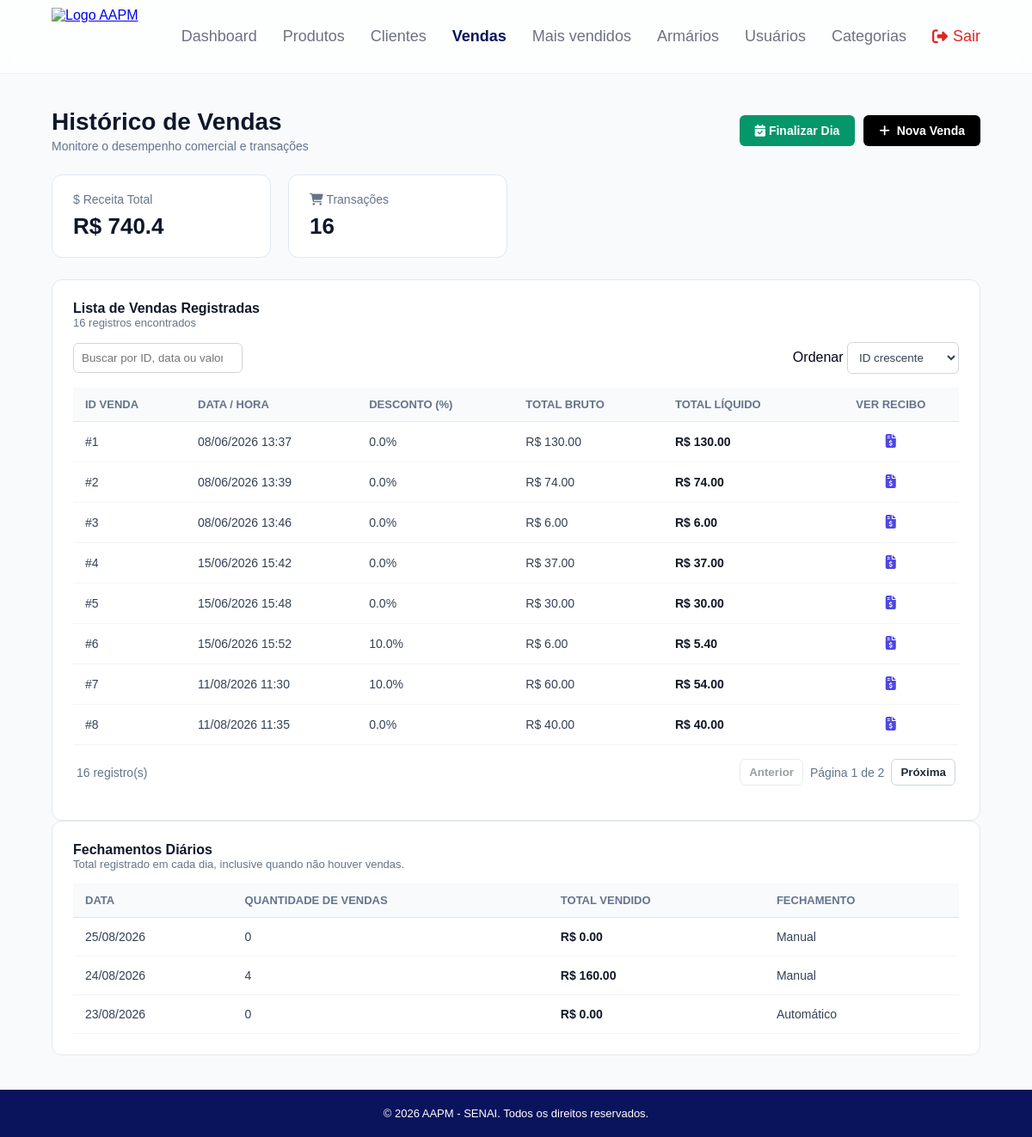
/pdv/historico (signed in), run on an earlier commit of the app's database.
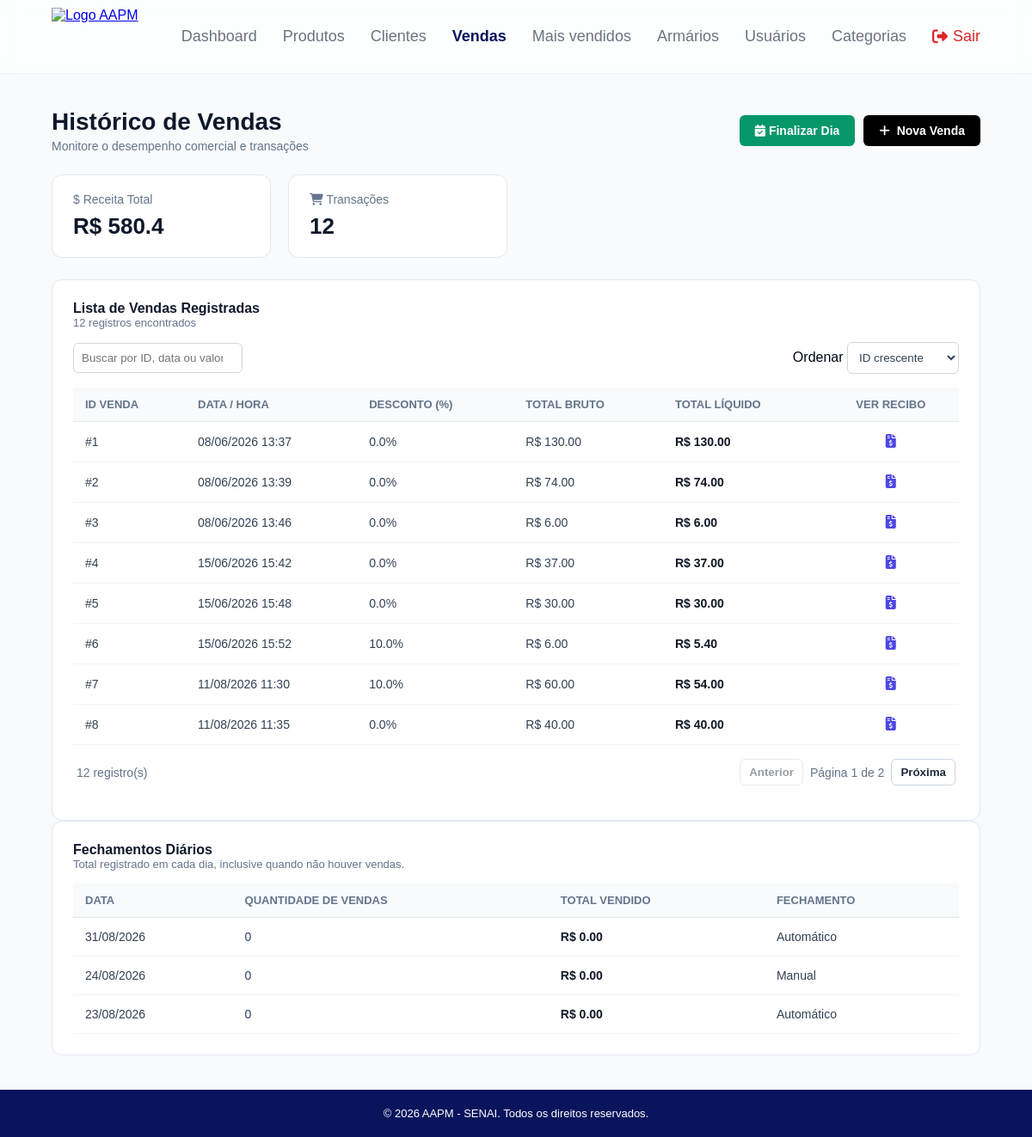
And on a later commit of the database.
### app/models/venda.py (models this page shows, shortened)
class Venda(Base):
    __tablename__ = "vendas"
    id         = Column(Integer, primary_key=True, index=True)
    cliente_id = Column(
        Integer,
        ForeignKey("clientes.id", ondelete="SET NULL"),
        nullable=True
    )
    usuario_id = Column(
        Integer,
        ForeignKey("usuarios.id", ondelete="SET NULL"),
        nullable=True
    )
    desconto_percentual = Column(Float, nullable=False, default=0.0)
    total_bruto  = Column(Float, nullable=False, default=0.0)
    total_liquido = Column(Float, nullable=False, default=0.0)
    observacao = Column(String(255), nullable=True)
    criado_em = Column(DateTime, server_default=func.now())
    cliente = relationship("Cliente", back_populates="vendas")
    usuario = relationship("Usuario", backref="vendas")
    itens   = relationship(
        "ItemVenda",
        back_populates="venda",
        cascade="all, delete-orphan"  # deleta itens se a venda for deletada
    )

class FechamentoDiario(Base):
    __tablename__ = "fechamentos_diarios"
    id = Column(Integer, primary_key=True, index=True)
    data = Column(Date, nullable=False, unique=True, index=True)
    total_vendido = Column(Float, nullable=False, default=0.0)
    quantidade_vendas = Column(Integer, nullable=False, default=0)
    fechado_em = Column(DateTime, nullable=False, server_default=func.now())
    fechado_automaticamente = Column(Boolean, nullable=False, default=False)

### app/controllers/pdv_controller.py (the view)
@router.get("/historico")
def historico_vendas(
    request: Request,
    db: Session = Depends(get_db),
    usuario = Depends(get_usuario_logado)
):
    vendas = (
        db.query(Venda)
        .order_by(Venda.criado_em.desc())
        .limit(100)
        .all()
    )
    produtos = (
        db.query(Produto)
        .filter(Produto.ativo == True)
        .order_by(Produto.nome)
        .all()
    )
    clientes = (
        db.query(Cliente)
        .filter(Cliente.ativo == True)
        .order_by(Cliente.nome)
        .all()
    )
    fechamentos = (
        db.query(FechamentoDiario)
        .order_by(FechamentoDiario.data.desc())
        .limit(100)
        .all()
    )
    tamanhos = ordenar_tamanhos(db.query(Tamanho).filter(Tamanho.ativo == True).all())
    return templates.TemplateResponse(
        request,
        "pdv/historico.html",
        {
            "request": request,
            "usuario": usuario,
            "vendas": vendas,
            "produtos": produtos,
            "clientes": clientes,
            "fechamentos": fechamentos,
            "tamanhos": tamanhos,
            "desconto_associado": DESCONTO_ASSOCIADO,
        }
    )

### app/templates/pdv/historico.html (shortened to what this page needs)
<!DOCTYPE html>
<html lang="pt-br">
<head>
    <link rel="stylesheet" href="{{ url_for('static', path='css/vendas.css') }}">
    <link rel="stylesheet" href="/static/css/listagem.css">
    <link rel="stylesheet" href="https://cdnjs.cloudflare.com/ajax/libs/font-awesome/6.5.2/css/all.min.css">
</head>
<body>
    {% include "partials/navbar.html" %}
    <div class="vendas-container-main">
        <div class="header-vendas">
            <div>
                <h1>Histórico de Vendas</h1>
                <p>Monitore o desempenho comercial e transações</p>
            </div>
            <div class="acoes-historico">
                <form action="/pdv/finalizar-dia" method="POST" id="form-finalizar-dia">
                    <button class="btn-finalizar-dia" type="submit" id="btn-finalizar-dia">
                        <i class="fa-solid fa-calendar-check"></i> Finalizar Dia
                    </button>
                </form>
                <button class="btn-nova-venda" onclick="document.getElementById('modal-pdv').style.display='flex'">
                    <i class="fa-solid fa-plus"></i> Nova Venda
                </button>
            </div>
        </div>
        <div class="indicadores-grid">
            <div class="card-indicador">
                <div class="card-header-ind">
                    <span>$ Receita Total</span>
                </div>
                <h2>R$ {{ vendas | map(attribute='total_liquido') | sum | round(2) }}</h2>
            </div>
            <div class="card-indicador">
                <div class="card-header-ind">
                    <span><i class="fa-solid fa-cart-shopping"></i> Transações</span>
                </div>
                <h2>{{ vendas | length }}</h2>
            </div>
        </div>
        <div class="card-historico">
            <h3>Lista de Vendas Registradas</h3>
            <p class="sub-contador">{{ vendas | length }} registros encontrados</p>
            <div class="listagem-acoes"><input id="busca-vendas" class="listagem-ordem" type="search" placeholder="Buscar por ID, data ou valor"><label>Ordenar <select id="ordem-vendas" class="listagem-ordem"><option value="asc">ID crescente</option><option value="desc">ID decrescente</option></select></label></div>
            <div class="tabela-container">
                <table class="tabela-vendas" data-listagem data-busca="#busca-vendas" data-ordem="#ordem-vendas" data-por-pagina="8">
                    <thead>
                        <tr>
                            <th>ID VENDA</th>
                            <th>DATA / HORA</th>
                            <th>DESCONTO (%)</th>
                            <th>TOTAL BRUTO</th>
                            <th>TOTAL LÍQUIDO</th>
                            <th style="text-align: center;">VER RECIBO</th>
                        </tr>
                    </thead>
                    <tbody id="corpo-historico-vendas">
                        {% for venda in vendas %}
                        <tr class="linha-venda-tabela" data-id="{{ venda.id }}">
                            <td>#{{ venda.id }}</td>
                            <td>{{ venda.criado_em.strftime('%d/%m/%Y %H:%M') }}</td>
                            <td>{{ venda.desconto_percentual }}%</td>
                            <td>R$ {{ "%.2f"|format(venda.total_bruto) }}</td>
                            <td style="font-weight: bold; color: #111827;">R$ {{ "%.2f"|format(venda.total_liquido) }}</td>
                            <td style="text-align: center;">
                                <a href="/pdv/venda/{{ venda.id }}" style="color: #4f46e5; font-size: 16px;">
                                    <i class="fa-solid fa-file-invoice-dollar"></i>
                                </a>
                            </td>
                        </tr>
                        {% endfor %}
                    </tbody>
                </table>
            </div>
        </div>
        <div class="card-historico">
            <h3>Fechamentos Diários</h3>
            <p class="sub-contador">Total registrado em cada dia, inclusive quando não houver vendas.</p>
            <div class="tabela-container">
                <table class="tabela-vendas">
                    <thead>
                        <tr>
                            <th>DATA</th>
                            <th>QUANTIDADE DE VENDAS</th>
                            <th>TOTAL VENDIDO</th>
                            <th>FECHAMENTO</th>
                        </tr>
                    </thead>
                    <tbody>
                        {% for fechamento in fechamentos %}
                        <tr>
                            <td>{{ fechamento.data.strftime('%d/%m/%Y') }}</td>
                            <td>{{ fechamento.quantidade_vendas }}</td>
                            <td style="font-weight: bold; color: #111827;">R$ {{ "%.2f"|format(fechamento.total_vendido) }}</td>
                            <td>{{ 'Automático' if fechamento.fechado_automaticamente else 'Manual' }}</td>
                        </tr>
                        {% else %}
                        <tr>
                            <td colspan="4" style="text-align: center; color: #94a3b8; padding: 30px;">Nenhum dia foi finalizado ainda.</td>
                        </tr>
                        {% endfor %}
                    </tbody>
                </table>
            </div>
        </div>
    </div>
    <footer class="main-footer">
        <div class="footer-content">
            <p>&copy; 2026 AAPM - SENAI. Todos os direitos reservados.</p>
        </div>
    </footer>
</body>
</html>

### app/templates/partials/navbar.html (shortened to what this page needs)
{% set caminho = request.url.path if request is defined else '' %}
<link rel="stylesheet" href="/static/css/base.css?v=1">
<link rel="stylesheet" href="/static/css/feedback.css?v=1">
<header>
    <nav class="navbar">
        <div class="logo"><a href="/"><img src="/static/img/logo.png" alt="Logo AAPM"></a></div>
        <ul class="menu">
            <li><a href="/" class="{{ 'active' if caminho == '/' else '' }}">Dashboard</a></li>
            <li><a href="/produtos" class="{{ 'active' if caminho.startswith('/produtos') else '' }}">Produtos</a></li>
            {% if usuario.role == 'admin' %}
            <li><a href="/clientes" class="{{ 'active' if caminho.startswith('/clientes') else '' }}">Clientes</a></li>
            {% endif %}
            <li><a href="/pdv/historico" class="{{ 'active' if caminho.startswith('/pdv') else '' }}">Vendas</a></li>
            <li><a href="/mais_vendidos" class="{{ 'active' if caminho == '/mais_vendidos' else '' }}">Mais vendidos</a></li>
            {% if usuario.role == 'admin' %}
            <li><a href="/armarios" class="{{ 'active' if caminho.startswith('/armarios') else '' }}">Armários</a></li>
            <li><a href="/usuarios" class="{{ 'active' if caminho.startswith('/usuarios') else '' }}">Usuários</a></li>
            <li><a href="/categorias" class="{{ 'active' if caminho.startswith('/categorias') else '' }}">Categorias</a></li>
            {% endif %}
            <li><a href="/auth/logout" class="btn-sair"><i class="fa-solid fa-right-from-bracket"></i> Sair</a></li>
        </ul>
    </nav>
</header>

### app/static/css/vendas.css (style rules this page uses)
* { margin: 0; padding: 0; box-sizing: border-box; }
body { font-family: -apple-system, BlinkMacSystemFont, "Segoe UI", Roboto, Helvetica, Arial, sans-serif; min-height: 100vh; display: flex; flex-direction: column; background-color: #f8fafc; }
.navbar { width: 100%; height: 80px; background-color: rgba(255, 255, 255, 0.7); backdrop-filter: blur(10px); -webkit-backdrop-filter: blur(10px); display: flex; justify-content: space-between; align-items: center; padding: 0 60px; position: relative; z-index: 10; border-bottom: 1px solid rgba(0, 0, 0, 0.05); }
.logo img { height: 65px; width: auto; }
.menu { display: flex; gap: 35px; list-style: none; }
.menu a { text-decoration: none; color: #6b7280; font-size: 18px; transition: color 0.3s; }
.menu a:hover, .menu a.active { color: #09145c; font-weight: bold; }
.menu a.btn-sair { color: #dc2626; display: flex; align-items: center; gap: 6px; }
.vendas-container-main { flex: 1; padding: 40px 60px; width: 100%; max-width: 1400px; margin: 0 auto; }
.header-vendas { display: flex; justify-content: space-between; align-items: center; margin-bottom: 25px; }
.header-vendas h1 { font-size: 28px; color: #0f172a; font-weight: 700; }
.header-vendas p { color: #64748b; font-size: 14px; margin-top: 4px; }
.btn-nova-venda { padding: 10px 18px; background-color: #000000; color: white; border: none; border-radius: 6px; font-weight: 600; font-size: 14px; cursor: pointer; display: flex; align-items: center; gap: 8px; transition: background 0.2s; }
.acoes-historico { display: flex; gap: 10px; }
.btn-finalizar-dia { padding: 10px 18px; background-color: #059669; color: white; border: none; border-radius: 6px; font-weight: 600; font-size: 14px; cursor: pointer; }
.indicadores-grid { display: grid; grid-template-columns: repeat(4, 1fr); gap: 20px; margin-bottom: 25px; }
.card-indicador { background: white; padding: 20px 24px; border-radius: 12px; border: 1px solid #e2e8f0; }
.card-header-ind { color: #64748b; font-size: 14px; margin-bottom: 8px; font-weight: 500; }
.card-indicador h2 { font-size: 26px; color: #0f172a; font-weight: 700; }
.card-historico { background: white; padding: 24px; border-radius: 12px; border: 1px solid #e2e8f0; }
.card-historico h3 { font-size: 16px; color: #0f172a; font-weight: 700; }
.sub-contador { font-size: 13px; color: #64748b; margin-bottom: 15px; }
.tabela-container { width: 100%; overflow-x: auto; }
.tabela-vendas { width: 100%; border-collapse: collapse; text-align: left; }
.tabela-vendas th { padding: 12px 14px; color: #64748b; font-size: 13px; font-weight: 600; border-bottom: 1px solid #e2e8f0; background: #f8fafc; }
.tabela-vendas td { padding: 14px; border-bottom: 1px solid #f1f5f9; color: #334155; font-size: 14px; }
.main-footer { width: 100%; background-color: #09145c; padding: 20px; text-align: center; color: white; font-size: 13px; margin-top: auto; }

### app/static/css/listagem.css (style rules this page uses)
.listagem-acoes { display:flex;align-items:center;justify-content:space-between;gap:12px;flex-wrap:wrap;margin:0 0 16px }
.listagem-ordem { border:1px solid #d1d5db;border-radius:6px;padding:9px;background:#fff;color:#334155 }

### app/static/css/base.css (style rules this page uses)
* { box-sizing: border-box; }
body { min-height: 100vh; margin: 0; display: flex; flex-direction: column; font-family: Arial, sans-serif; background: #f8fafc; color: #020617; }
.navbar { width: 100%; min-height: 86px; background: rgba(255,255,255,.7); backdrop-filter: blur(10px); -webkit-backdrop-filter: blur(10px); display: flex; justify-content: space-between; align-items: center; padding: 0 60px; border-bottom: 1px solid rgba(0,0,0,.05); position: relative; z-index: 10; }
.logo img { height: 68px; width: auto; display: block; }
.menu { list-style: none; display: flex; align-items: center; flex-wrap: wrap; gap: 30px; margin: 0; padding: 0; }
.menu a { color: #6b7280; text-decoration: none; font-size: 18px; transition: .2s; }
.menu a:hover, .menu a.active { color: #09145c; font-weight: 700; }
.menu .btn-sair { color: #dc2626; display: inline-flex; gap: 6px; align-items: center; }
.main-footer { margin-top: auto; background: #09145c; color: #fff; text-align: center; padding: 20px; font-size: 13px; }
.main-footer p { margin: 0; }

What changed in the data, as far as the page shows it:
changed FechamentoDiario (number 1 of 3 on the later page): data "25/08/2026" → "31/08/2026"; fechado_automaticamente "Manual" → "Automático"
changed FechamentoDiario "Manual": quantidade_vendas "4" → "0"; total_vendido "160.00" → "0.00"
Also different on the page:
{{ vendas | map(attribute='total_liquido') | sum | round(2) }}: "740.4" → "580.4"
{{ vendas | length }}: "16" → "12"
text written by a page script: "16 registro(s) Anterior Página 1 de 2 Próxima" → "12 registro(s) Anterior Página 1 de 2 Próxima"
